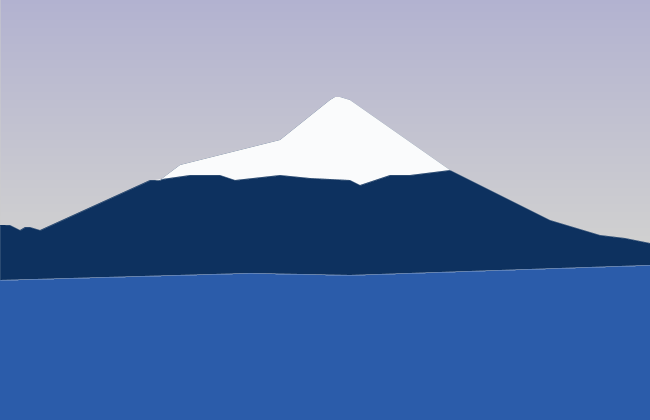
Frame 1 (no input)
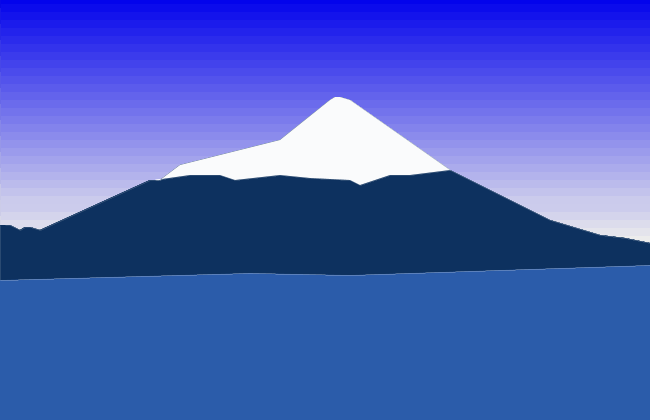
Frame 60 (the mouse pressed at the canvas centre just before this capture)
Frame 120 (the mouse held since frame 60 and released just before this capture): identical to frame 60, image omitted

The Processing sketch that drew these frames (run headless with seeded random() and noise(); from frame 60 on, the mouse is pressed at the canvas centre):

// Processing sketch: processing_69904
// ── processing_69904.pde


void setup()
{
  size(650,420);
}

void draw()

{
  strokeWeight(0);
  smooth();
  fill(#2B5CAA);
  
  int i=0;
  for(i=0;i<250;i++)
  {
    stroke(1*i,0+i,240);
    line(0,i,650,i);
  }

   beginShape(); 
   vertex(0,280);
   vertex(250,273);
   vertex(350,275); 
   vertex(650,265);
   vertex(650,420);
   vertex(0,420);
   endShape();
   endShape(CLOSE);
  
   beginShape();
   fill(#0D315F);
   vertex(5,225);
   vertex(10,225);
   vertex(20,230);
   vertex(25,227);
   vertex(30,227);
   vertex(40,230);
   vertex(150,180);
   vertex(155,180);
   vertex(160,180);
   vertex(180,165);
   vertex(280,140);
   vertex(330,100);
   vertex(335,97);
   vertex(340,97);
   vertex(350,100);
   vertex(450,170);
   vertex(550,220);
   vertex(600,235);
   vertex(625,238);
   vertex(650,243);
   vertex(650,265);
   vertex(350,275); 
   vertex(250,273);
   vertex(0,280);
   vertex(0,225);
   endShape();
   endShape(CLOSE);
  
   beginShape();
   fill(#FAFBFC);
   vertex(155,180);
   vertex(190,175);
   vertex(220,175);
   vertex(235,180);
   vertex(280,175);
   vertex(310,178);
   vertex(350,180);
   vertex(360,185);
   vertex(390,175);
   vertex(410,175);
   vertex(450,170);
   vertex(350,100);
   vertex(340,97);
   vertex(335,97);
   vertex(330,100);
   vertex(280,140);
   vertex(180,165);
   vertex(160,180);
   vertex(155,180);
   endShape();
   endShape(CLOSE);
 }
